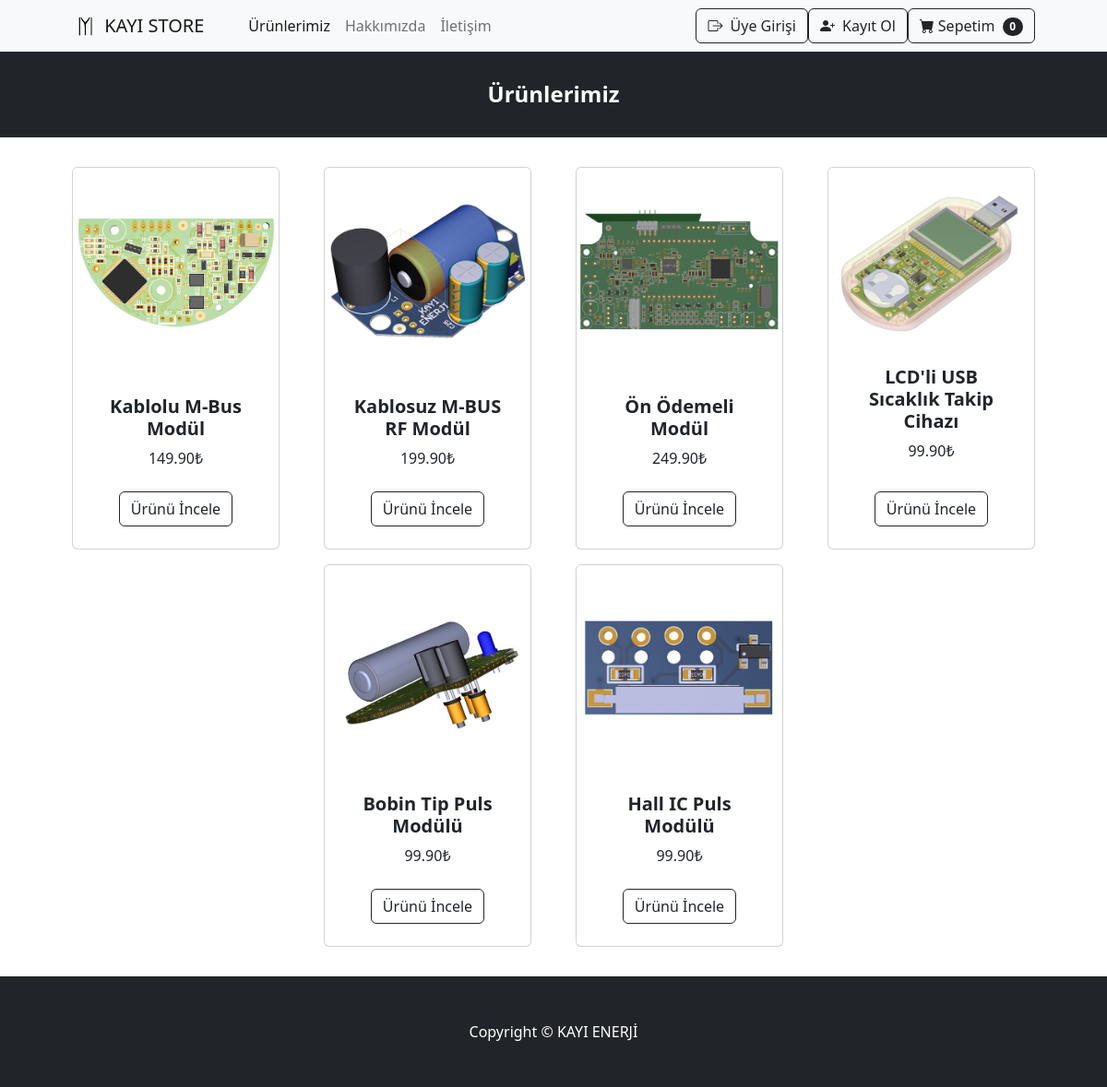
The page / on the database its author committed.
### store/models.py (models this page shows, shortened)
class Product(models.Model):
	name = models.CharField(max_length=100)
	price = models.DecimalField(default=0, decimal_places=2, max_digits=6)
	description = models.CharField(max_length=250, default='', blank=True, null=True)
	image = models.ImageField(upload_to='uploads/product/')

### store/views.py (the view)
# urls.py: path('', views.home, name='home'),
def home(request):
    products = Product.objects.all()
    return render(request, 'home.html', {'products':products})

### cart/cart.py (called while the page is built)
	def __len__(self):
		return len(self.cart)

### cart/context_processors.py (called while the page is built)
def cart(request):
	return {'cart': Cart(request)}

### store/templates/home.html
{% extends 'base.html' %}
{% block content %}
<header class="bg-dark py-3">
    <div class="container-sm px-3 px-lg-4 my-3">
        <div class="text-center text-white">
            <h1 class="fw-bolder" style="font-size: 1.5rem;">Ürünlerimiz</h1>
        </div>
    </div>
</header>
<section class="py-3">
    <div class="container px-4 px-lg-5 mt-3">
        <div class="row gx-4 gx-lg-5 row-cols-2 row-cols-md-3 row-cols-xl-4 justify-content-center">
            {% for product in products %}
            <div class="col mb-3">
                <div class="card h-100">
                    <img class="card-img-top" src="{{ product.image.url }}" />
                    <div class="card-body p-4">
                        <div class="text-center">
                            <h5 class="fw-bolder">{{ product.name }}</h5>
                            {{ product.price }}₺
                        </div>
                    </div>
                    <div class="card-footer p-4 pt-0 border-top-0 bg-transparent">
                        <div class="text-center"><a class="btn btn-outline-dark mt-auto" href="{% url 'product' product.id %}">Ürünü İncele</a></div>
                    </div>
                </div>
            </div>
            {% endfor %}
        </div>
    </div>
</section>
{% endblock %}

### store/templates/base.html (shortened to what this page needs)
{% load static %}
<!DOCTYPE html>
<html lang="en">
    <head>
        <link href="https://cdn.jsdelivr.net/npm/bootstrap-icons@1.5.0/font/bootstrap-icons.css" rel="stylesheet" />
        <link href="{% static 'css/styles.css' %}" rel="stylesheet" />
    </head>
    <body>
        {% include 'navbar.html' %}
        {% block content %}
        {% endblock %}
        <footer class="py-5 bg-dark">
            <div class="container"><p class="m-0 text-center text-white">Copyright &copy; KAYI ENERJİ</p></div>
        </footer>
    </body>
</html>

### store/templates/navbar.html (shortened to what this page needs)
{% load static %}
<nav class="navbar navbar-expand-lg navbar-light bg-light">
    <div class="container px-4 px-lg-5">
        <a class="navbar-brand" href="{% url 'home' %}">
            <img src="{% static 'assets/kayi.png' %}" alt="Logo" width="30" height="30" class="d-inline-block align-top">
            KAYI STORE</a>
        <div class="collapse navbar-collapse" id="navbarSupportedContent">
            <ul class="navbar-nav me-auto mb-2 mb-lg-0 ms-lg-4">
                <li class="nav-item"><a class="nav-link active" aria-current="page" href="{% url 'home' %}">Ürünlerimiz</a></li>
                <li class="nav-item"><a class="nav-link" href="{% url 'about' %}">Hakkımızda</a></li>
                <li class="nav-item"><a class="nav-link" href="{% url 'contact' %}">İletişim</a></li>
            </ul>
            <form class="d-flex">
                {% if user.is_authenticated %}
                <a class="btn btn-outline-dark me-2" href="{% url 'logout' %}" role="button">
                    <i class="bi bi-person me-1"></i>
                    Çıkış Yap
                </a>
                {% else %}
                <a class="btn btn-outline-dark" href="{% url 'login' %}" role="button">
                    <i class="bi bi-box-arrow-right me-1"></i>
                    Üye Girişi
                </a>
                <a class="btn btn-outline-dark" href="{% url 'register' %}" role="button">
                    <i class="bi bi-person-plus-fill me-1"></i>
                    Kayıt Ol
                </a>
                {% endif %}
                <a href="{% url 'cart_summary' %}" class="btn btn-outline-dark"><i class="bi-cart-fill me-1"></i>Sepetim
                <span class="badge bg-dark text-white ms-1 rounded-pill" id=" cart_quantity">{{ cart|length }}</span></a>
            </form>
        </div>
    </div>
</nav>

### rows shown on the page
Product: image (picture), name "Kablolu M-Bus Modül", price "149.90"
Product: image (picture), name "Kablosuz M-BUS RF Modül", price "199.90"
Product: image (picture), name "Ön Ödemeli Modül", price "249.90"
Product: image (picture), name "LCD'li USB Sıcaklık Takip Cihazı", price "99.90"
Product: image (picture), name "Bobin Tip Puls Modülü", price "99.90"
Product: image (picture), name "Hall IC Puls Modülü", price "99.90"

### other values the page prints
{{ cart|length }} "0"
